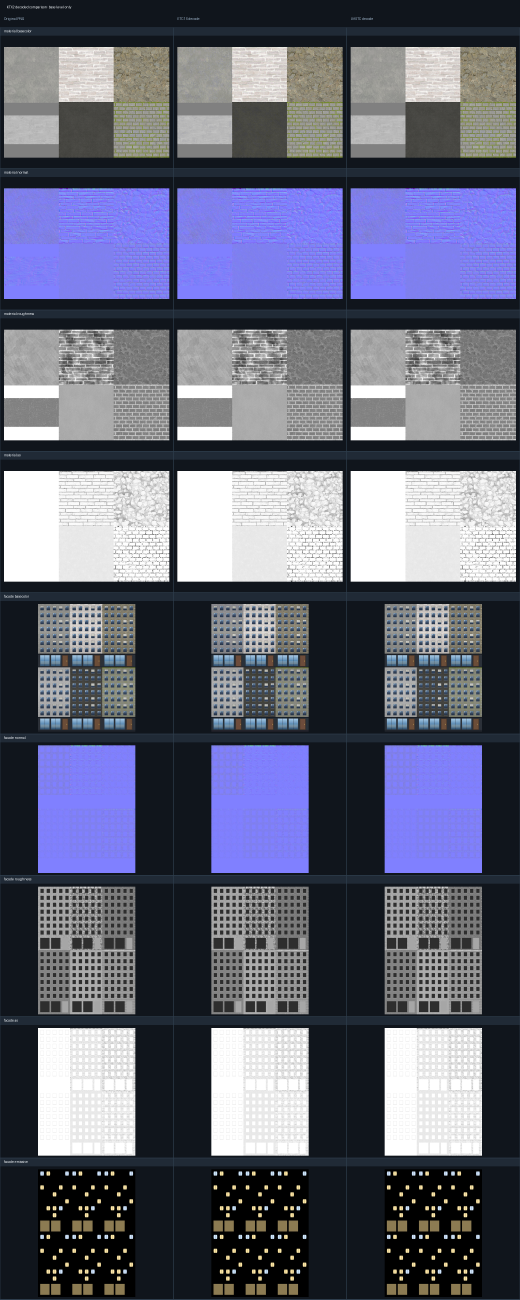
#> input picture assets/processed/ktx2/quality-review.png, 1560 x 3898 px (shown at 1/3 size)
$ python -i render-ktx2-review.py   (imports and definitions only)
#> lines starting #> are read from the running program, lines starting #| are printed output that depends on the picture; after the words box and inside, x2 and y2 are one past the last pixel; in counts of white or black regions, pixels touching at a corner belong together
#> further down, picture is the input picture: PIL image 1560x3898 RGB; mean R, G, B 97, 99.5, 117.8
#!/usr/bin/env python3
"""Decode-quality contact sheets and pixel metrics for the Stage 3.4 KTX2 pilot."""

from __future__ import annotations

import argparse
import json
import math
from pathlib import Path

from PIL import Image, ImageChops, ImageDraw, ImageFont, ImageStat, __version__ as pillow_version


EXPECTED_PILLOW = "10.4.0"
DETAIL_CELL = (16, 16, 528, 1040)
SHEET_COLUMNS = ("Original PNG", "ETC1S decode", "UASTC decode")
PANEL_W = 520
PANEL_H = 395
ROW_H = 424
HEADER_H = 82


# [23 lines left out: functions psnr, binary_iou, not called in this run]


def alpha_mask(image: Image.Image) -> Image.Image:
    return image.convert("RGBA").getchannel("A").point(lambda value: 255 if value >= 128 else 0)


def lit_window_mask(image: Image.Image) -> Image.Image:
    red, green, blue = image.convert("RGB").split()
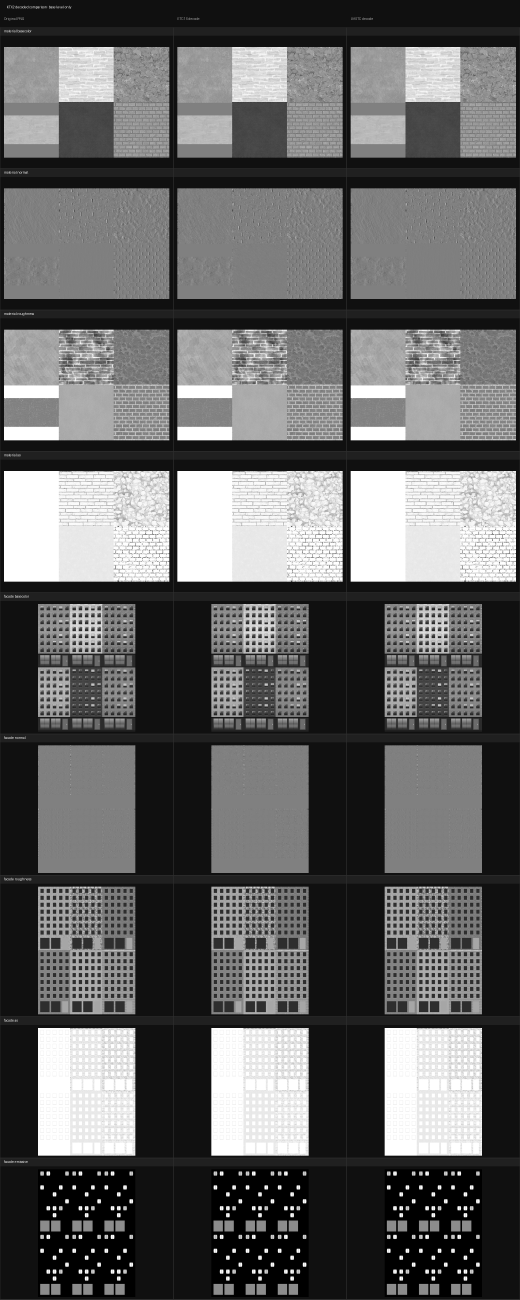
#> red: PIL image 1560x3898 L (shown at 1/3 size); min 0, max 255, mean 97
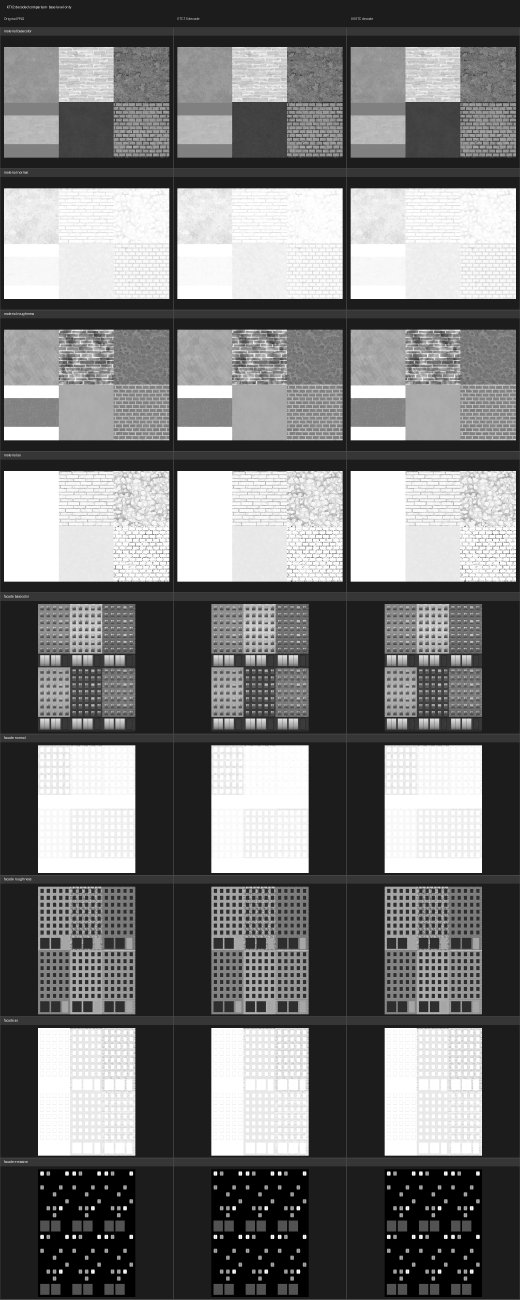
#> blue: PIL image 1560x3898 L (shown at 1/3 size); min 0, max 255, mean 117.8
    maximum = ImageChops.lighter(ImageChops.lighter(red, green), blue)
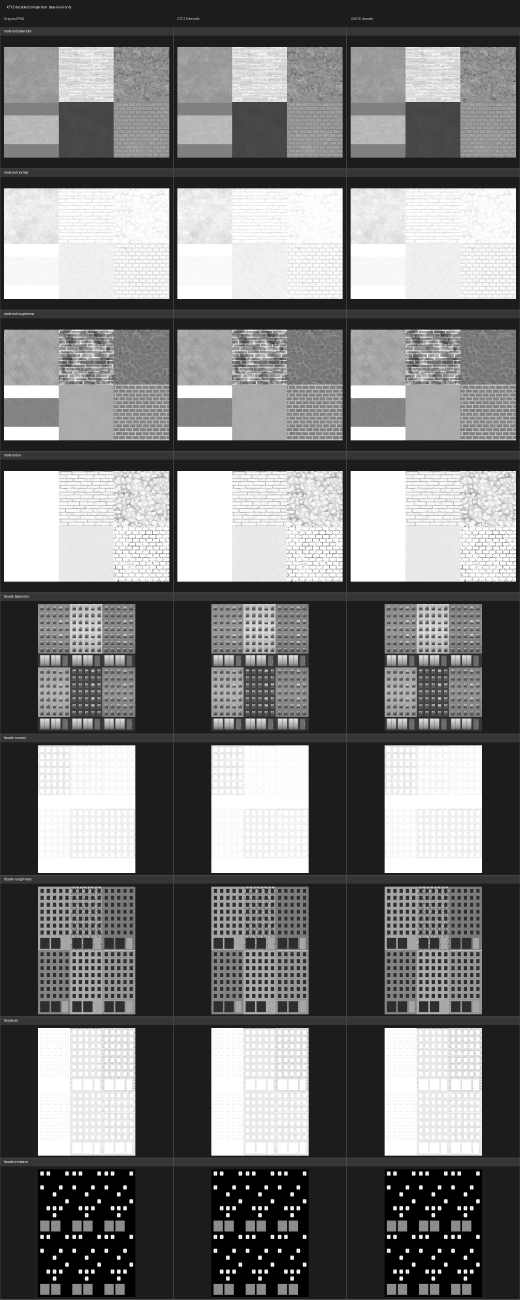
#> maximum: PIL image 1560x3898 L (shown at 1/3 size); min 0, max 255, mean 119.6
    return maximum.point(lambda value: 255 if value >= 200 else 0)
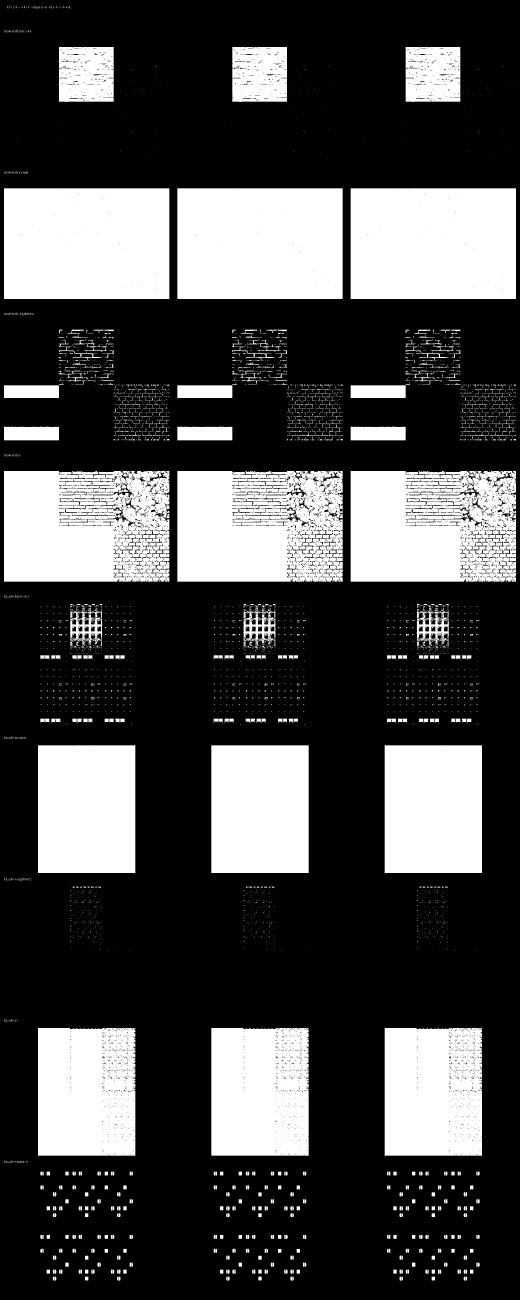
#> returned value: PIL image 1560x3898 L (shown at 1/3 size); 29.6% white; 4565 white regions (3826 under 20 px), largest, box (x1, y1, x2, y2) and area: (532, 565, 1028, 897) 164654, (1052, 565, 1548, 897) 164644, (12, 565, 508, 897) 164639


# [88 lines left out: functions image_for, contain, contact_sheet, facade_detail_sheet, main, not called in this run]


# [2 lines not run here, left out]

>>> from PIL import Image
>>> picture = Image.open('../assets/processed/ktx2/quality-review.png')
>>> result = lit_window_mask(picture)
